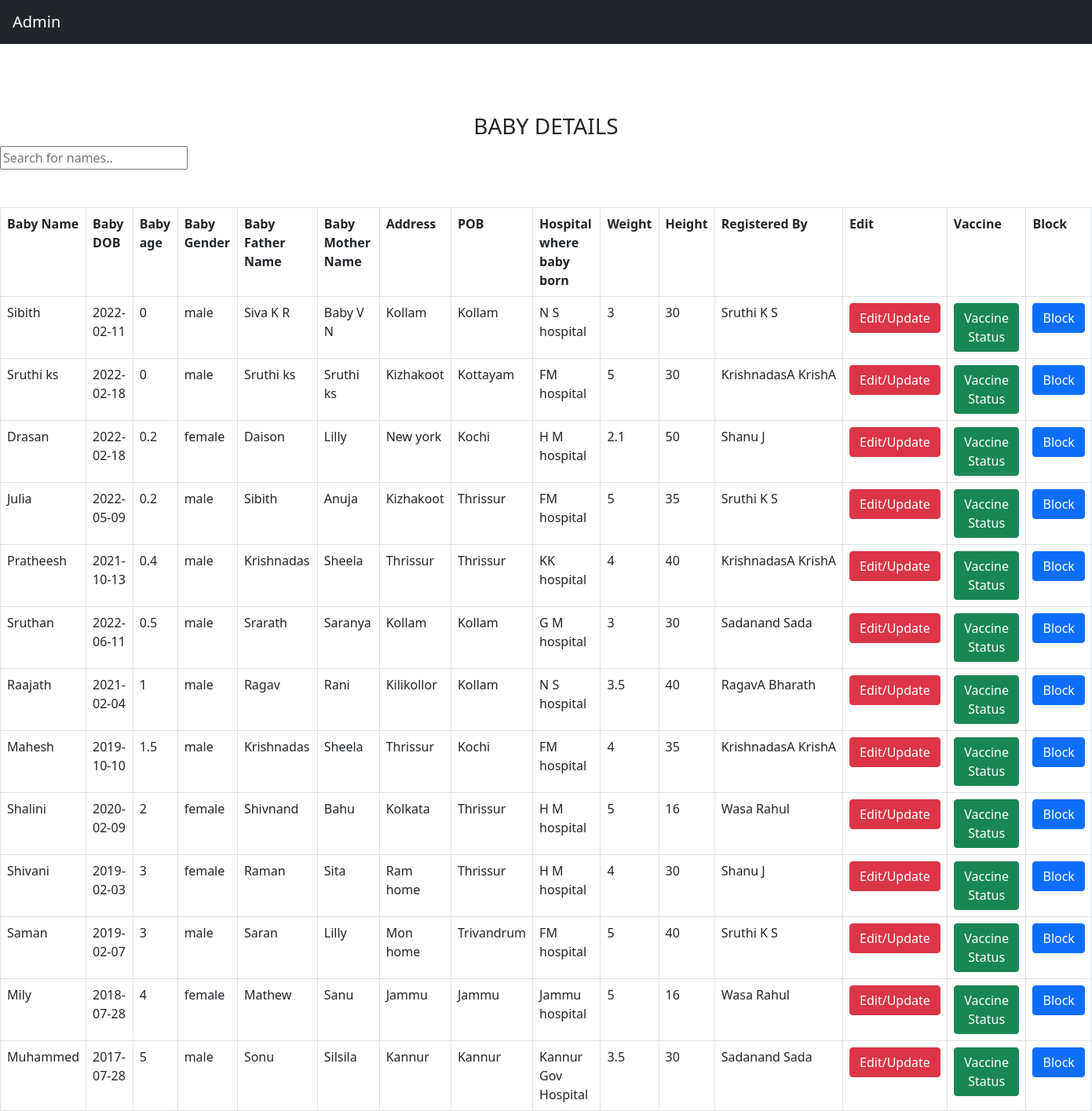
The app's page /admin/babydetailslist.php (signed in) with its own data.
### tables this page shows
CREATE TABLE `tbl_baby` (
  `r_id` int(10) NOT NULL,
  `b_id` int(200) NOT NULL,
  `b_dob` date NOT NULL,
  `b_age` varchar(200) NOT NULL,
  `b_gender` varchar(200) NOT NULL,
  `b_name` varchar(200) NOT NULL,
  `b_relation` varchar(500) NOT NULL,
  `b_fname` varchar(200) NOT NULL,
  `b_mname` varchar(200) NOT NULL,
  `b_other` varchar(500) NOT NULL,
  `b_address` varchar(200) NOT NULL,
  `b_pob` varchar(100) NOT NULL,
  `b_hospital` varchar(100) NOT NULL,
  `b_weight` varchar(100) NOT NULL,
  `b_height` varchar(100) NOT NULL,
  `b_status` int(10) NOT NULL,
  `b_vacstatus` varchar(500) NOT NULL
);

CREATE TABLE `tbl_registration` (
  `r_id` int(100) NOT NULL,
  `r_name` varchar(200) NOT NULL,
  `r_lname` varchar(200) NOT NULL,
  `r_address` varchar(200) NOT NULL,
  `r_dob` date NOT NULL,
  `r_gender` varchar(200) NOT NULL,
  `r_phone` varchar(200) NOT NULL,
  `r_email` varchar(200) NOT NULL,
  `r_status` int(10) NOT NULL
);

### admin/babydetailslist.php (the view, shortened to what this page needs)
<?php
include 'adminheader.php';
?>
<?php
include("connect.php");
$query = " select * from tbl_baby where b_status=1 order by b_age";
$result = mysqli_query($con, $query);
?>
<div class=""><br><br><br><br><br><br>
    <h3>
        <center>BABY DETAILS</center>
    </h3>
    <input type="text" id="myInput" onkeyup="myFunction1()" placeholder="Search for names.."><br><br><br>
    <table align="center" width="50%" border="0" class="table table-bordered" id="myTable">
        <tr>
            <th width> Baby Name</th>
            <th width> Baby DOB </th>
            <th width> Baby age </th>
            <th width> Baby Gender </th>
            <th width> Baby Father Name</th>
            <th width> Baby Mother Name </th>
            <th width> Address </th>
            <th width> POB </th>
            <th width> Hospital where baby born </th>
            <th width> Weight</th>
            <th width> Height </th>
            <th width> Registered By</th>
            <th width>Edit</th>
            <th width> Vaccine</th>
            <th width> Block</th>
        </tr>
        <?php
        while ($row = mysqli_fetch_assoc($result)) {
        ?>
            <tr>
                <td><?php echo $row['b_name'] ?></td>
                <td><?php echo $row['b_dob'] ?></td>
                <td><?php echo $row['b_age'] ?></td>
                <td><?php echo $row['b_gender'] ?></td>
                <td><?php echo $row['b_fname'] ?></td>
                <td><?php echo $row['b_mname'] ?></td>
                <td><?php echo $row['b_address'] ?></td>
                <td><?php echo $row['b_pob'] ?></td>
                <td><?php echo $row['b_hospital'] ?></td>
                <td><?php echo $row['b_weight'] ?></td>
                <td><?php echo $row['b_height'] ?></td>
                <?php
                $curr_r_id = $row['r_id'];
                $query_fetch_r_name = " SELECT r_name FROM tbl_registration WHERE r_id='$curr_r_id'";
                $result_query_fetch_r_name = mysqli_query($con, $query_fetch_r_name);
                $row_r_name = mysqli_fetch_assoc($result_query_fetch_r_name)
                ?>
                <?php
                $query_fetch_r_lname = " SELECT r_lname FROM tbl_registration WHERE r_id='$curr_r_id'";
                $result_query_fetch_r_lname = mysqli_query($con, $query_fetch_r_lname);
                $row_r_lname = mysqli_fetch_assoc($result_query_fetch_r_lname);
                ?>
                <td><?php echo $row_r_name['r_name'] ?>&nbsp<?php echo $row_r_lname['r_lname'] ?></td>
                <td><a href= "editbabycarelist.php?b_id=<?php echo $row['b_id']; ?>" class="btn btn-danger">Edit/Update</a></td>
                <td><a class="btn btn-success" href="vac_status.php?b_id=<?php echo $row['b_id']; ?>">Vaccine Status</a></td>
                <td>
                    <a href="babydetailsblock.php?b_id=<?php echo $row['b_id']; ?>">
                        <button type="button" class="btn btn-primary" id="btn" value="Block" onclick="myFunction()">Block</button>
                    </a>
                </td>
            </tr>
        <?php
        }
        ?>
    </table>
</div>
</body>
</html>

### records on screen
tbl_baby: b_name "Sibith", b_dob "2022-02-11", b_age "0", b_gender "male", b_fname "Siva K R", b_mname "Baby V N", b_address "Kollam", b_pob "Kollam", b_hospital "N S hospital", b_weight "3", b_height "30", r.r_name "Sruthi", r.r_lname "K S"
tbl_baby: b_name "Sruthi ks", b_dob "2022-02-18", b_age "0", b_gender "male", b_fname "Sruthi ks", b_mname "Sruthi ks", b_address "Kizhakoot", b_pob "Kottayam", b_hospital "FM hospital", b_weight "5", b_height "30", r.r_name "KrishnadasA", r.r_lname "KrishA"
tbl_baby: b_name "Drasan", b_dob "2022-02-18", b_age "0.2", b_gender "female", b_fname "Daison", b_mname "Lilly", b_address "New york", b_pob "Kochi", b_hospital "H M hospital", b_weight "2.1", b_height "50", r.r_name "Shanu", r.r_lname "J"
tbl_baby: b_name "Julia", b_dob "2022-05-09", b_age "0.2", b_gender "male", b_fname "Sibith", b_mname "Anuja", b_address "Kizhakoot", b_pob "Thrissur", b_hospital "FM hospital", b_weight "5", b_height "35", r.r_name "Sruthi", r.r_lname "K S"
tbl_baby: b_name "Pratheesh", b_dob "2021-10-13", b_age "0.4", b_gender "male", b_fname "Krishnadas", b_mname "Sheela", b_address "Thrissur", b_pob "Thrissur", b_hospital "KK hospital", b_weight "4", b_height "40", r.r_name "KrishnadasA", r.r_lname "KrishA"
tbl_baby: b_name "Sruthan", b_dob "2022-06-11", b_age "0.5", b_gender "male", b_fname "Srarath", b_mname "Saranya", b_address "Kollam", b_pob "Kollam", b_hospital "G M hospital", b_weight "3", b_height "30", r.r_name "Sadanand", r.r_lname "Sada"
tbl_baby: b_name "Raajath", b_dob "2021-02-04", b_age "1", b_gender "male", b_fname "Ragav", b_mname "Rani", b_address "Kilikollor", b_pob "Kollam", b_hospital "N S hospital", b_weight "3.5", b_height "40", r.r_name "RagavA", r.r_lname "Bharath"
tbl_baby: b_name "Mahesh", b_dob "2019-10-10", b_age "1.5", b_gender "male", b_fname "Krishnadas", b_mname "Sheela", b_address "Thrissur", b_pob "Kochi", b_hospital "FM hospital", b_weight "4", b_height "35", r.r_name "KrishnadasA", r.r_lname "KrishA"
tbl_baby: b_name "Shalini", b_dob "2020-02-09", b_age "2", b_gender "female", b_fname "Shivnand", b_mname "Bahu", b_address "Kolkata", b_pob "Thrissur", b_hospital "H M hospital", b_weight "5", b_height "16", r.r_name "Wasa", r.r_lname "Rahul"
tbl_baby: b_name "Shivani", b_dob "2019-02-03", b_age "3", b_gender "female", b_fname "Raman", b_mname "Sita", b_address "Ram home", b_pob "Thrissur", b_hospital "H M hospital", b_weight "4", b_height "30", r.r_name "Shanu", r.r_lname "J"
tbl_baby: b_name "Saman", b_dob "2019-02-07", b_age "3", b_gender "male", b_fname "Saran", b_mname "Lilly", b_address "Mon home", b_pob "Trivandrum", b_hospital "FM hospital", b_weight "5", b_height "40", r.r_name "Sruthi", r.r_lname "K S"
tbl_baby: b_name "Mily", b_dob "2018-07-28", b_age "4", b_gender "female", b_fname "Mathew", b_mname "Sanu", b_address "Jammu", b_pob "Jammu", b_hospital "Jammu hospital", b_weight "5", b_height "16", r.r_name "Wasa", r.r_lname "Rahul"
tbl_baby: b_name "Muhammed", b_dob "2017-07-28", b_age "5", b_gender "male", b_fname "Sonu", b_mname "Silsila", b_address "Kannur", b_pob "Kannur", b_hospital "Kannur Gov Hospital", b_weight "3.5", b_height "30", r.r_name "Sadanand", r.r_lname "Sada"
